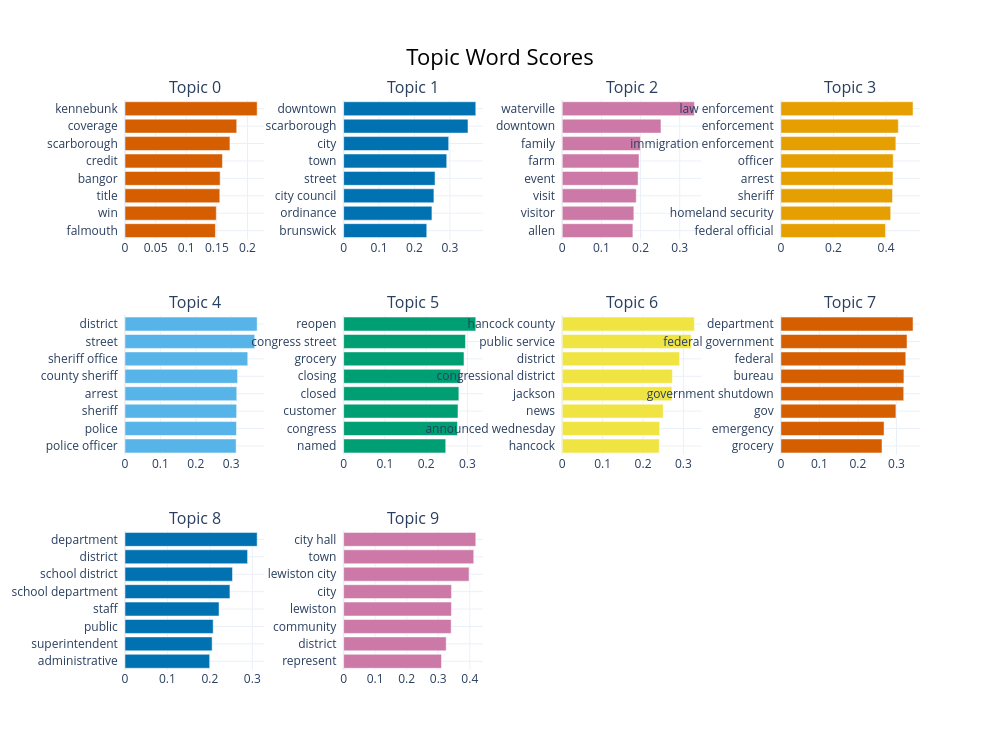

Notebook code for this chart:
### Code cell
# BERTopic visualizations
fig_topics = topic_model.visualize_barchart(top_n_topics=10, n_words=8)
fig_topics.show()

### Figure 1 — Plotly figure (JSON) as saved in the notebook; plotly's stock layout.template omitted (floating-point values rounded to 4 significant figures)
{"data": [{"marker": {"color": "#D55E00"}, "orientation": "h", "type": "bar", "x": [0.1476, 0.1491, 0.1548, 0.1554, 0.1592, 0.1713, 0.1825, 0.2158], "xaxis": "x", "y": ["falmouth  ", "win  ", "title  ", "bangor  ", "credit  ", "scarborough  ", "coverage  ", "kennebunk  "], "yaxis": "y"}, {"marker": {"color": "#0072B2"}, "orientation": "h", "type": "bar", "x": [0.2347, 0.2493, 0.2549, 0.2581, 0.2911, 0.2966, 0.3511, 0.3731], "xaxis": "x2", "y": ["brunswick  ", "ordinance  ", "city council  ", "street  ", "town  ", "city  ", "scarborough  ", "downtown  "], "yaxis": "y2"}, {"marker": {"color": "#CC79A7"}, "orientation": "h", "type": "bar", "x": [0.1804, 0.1829, 0.189, 0.1937, 0.196, 0.1998, 0.2521, 0.3375], "xaxis": "x3", "y": ["allen  ", "visitor  ", "visit  ", "event  ", "farm  ", "family  ", "downtown  ", "waterville  "], "yaxis": "y3"}, {"marker": {"color": "#E69F00"}, "orientation": "h", "type": "bar", "x": [0.3976, 0.4176, 0.4245, 0.4264, 0.4273, 0.4373, 0.4465, 0.5026], "xaxis": "x4", "y": ["federal official  ", "homeland security  ", "sheriff  ", "arrest  ", "officer  ", "immigration enforcement  ", "enforcement  ", "law enforcement  "], "yaxis": "y4"}, {"marker": {"color": "#56B4E9"}, "orientation": "h", "type": "bar", "x": [0.314, 0.315, 0.3155, 0.3158, 0.3181, 0.3469, 0.3665, 0.3735], "xaxis": "x5", "y": ["police officer  ", "police  ", "sheriff  ", "arrest  ", "county sheriff  ", "sheriff office  ", "street  ", "district  "], "yaxis": "y5"}, {"marker": {"color": "#009E73"}, "orientation": "h", "type": "bar", "x": [0.2475, 0.2759, 0.2772, 0.2792, 0.2832, 0.2917, 0.2953, 0.3203], "xaxis": "x6", "y": ["named  ", "congress  ", "customer  ", "closed  ", "closing  ", "grocery  ", "congress street  ", "reopen  "], "yaxis": "y6"}, {"marker": {"color": "#F0E442"}, "orientation": "h", "type": "bar", "x": [0.2402, 0.2413, 0.2499, 0.2716, 0.2726, 0.2906, 0.3191, 0.3272], "xaxis": "x7", "y": ["hancock  ", "announced wednesday  ", "news  ", "jackson  ", "congressional district  ", "district  ", "public service  ", "hancock county  "], "yaxis": "y7"}, {"marker": {"color": "#D55E00"}, "orientation": "h", "type": "bar", "x": [0.2624, 0.2678, 0.2986, 0.3188, 0.3193, 0.3242, 0.3274, 0.343], "xaxis": "x8", "y": ["grocery  ", "emergency  ", "gov  ", "government shutdown  ", "bureau  ", "federal  ", "federal government  ", "department  "], "yaxis": "y8"}, {"marker": {"color": "#0072B2"}, "orientation": "h", "type": "bar", "x": [0.1995, 0.2054, 0.2079, 0.2217, 0.2473, 0.2533, 0.2889, 0.3115], "xaxis": "x9", "y": ["administrative  ", "superintendent  ", "public  ", "staff  ", "school department  ", "school district  ", "district  ", "department  "], "yaxis": "y9"}, {"marker": {"color": "#CC79A7"}, "orientation": "h", "type": "bar", "x": [0.3103, 0.3251, 0.3409, 0.3417, 0.342, 0.3976, 0.4125, 0.419], "xaxis": "x10", "y": ["represent  ", "district  ", "community  ", "lewiston  ", "city  ", "lewiston city  ", "town  ", "city hall  "], "yaxis": "y10"}], "layout": {"annotations": [{"font": {"size": 16}, "showarrow": false, "text": "Topic 0", "x": 0.0875, "xanchor": "center", "xref": "paper", "y": 1, "yanchor": "bottom", "yref": "paper"}, {"font": {"size": 16}, "showarrow": false, "text": "Topic 1", "x": 0.3625, "xanchor": "center", "xref": "paper", "y": 1, "yanchor": "bottom", "yref": "paper"}, {"font": {"size": 16}, "showarrow": false, "text": "Topic 2", "x": 0.6375, "xanchor": "center", "xref": "paper", "y": 1, "yanchor": "bottom", "yref": "paper"}, {"font": {"size": 16}, "showarrow": false, "text": "Topic 3", "x": 0.9125, "xanchor": "center", "xref": "paper", "y": 1, "yanchor": "bottom", "yref": "paper"}, {"font": {"size": 16}, "showarrow": false, "text": "Topic 4", "x": 0.0875, "xanchor": "center", "xref": "paper", "y": 0.6222, "yanchor": "bottom", "yref": "paper"}, {"font": {"size": 16}, "showarrow": false, "text": "Topic 5", "x": 0.3625, "xanchor": "center", "xref": "paper", "y": 0.6222, "yanchor": "bottom", "yref": "paper"}, {"font": {"size": 16}, "showarrow": false, "text": "Topic 6", "x": 0.6375, "xanchor": "center", "xref": "paper", "y": 0.6222, "yanchor": "bottom", "yref": "paper"}, {"font": {"size": 16}, "showarrow": false, "text": "Topic 7", "x": 0.9125, "xanchor": "center", "xref": "paper", "y": 0.6222, "yanchor": "bottom", "yref": "paper"}, {"font": {"size": 16}, "showarrow": false, "text": "Topic 8", "x": 0.0875, "xanchor": "center", "xref": "paper", "y": 0.2444, "yanchor": "bottom", "yref": "paper"}, {"font": {"size": 16}, "showarrow": false, "text": "Topic 9", "x": 0.3625, "xanchor": "center", "xref": "paper", "y": 0.2444, "yanchor": "bottom", "yref": "paper"}], "height": 750, "hoverlabel": {"bgcolor": "white", "font": {"family": "Rockwell", "size": 16}}, "showlegend": false, "title": {"font": {"color": "Black", "size": 22}, "text": "Topic Word Scores", "x": 0.5, "xanchor": "center", "yanchor": "top"}, "width": 1000, "xaxis": {"anchor": "y", "domain": [0, 0.175], "showgrid": true}, "xaxis10": {"anchor": "y10", "domain": [0.275, 0.45], "showgrid": true}, "xaxis11": {"anchor": "y11", "domain": [0.55, 0.725], "showgrid": true}, "xaxis12": {"anchor": "y12", "domain": [0.825, 1], "showgrid": true}, "xaxis2": {"anchor": "y2", "domain": [0.275, 0.45], "showgrid": true}, "xaxis3": {"anchor": "y3", "domain": [0.55, 0.725], "showgrid": true}, "xaxis4": {"anchor": "y4", "domain": [0.825, 1], "showgrid": true}, "xaxis5": {"anchor": "y5", "domain": [0, 0.175], "showgrid": true}, "xaxis6": {"anchor": "y6", "domain": [0.275, 0.45], "showgrid": true}, "xaxis7": {"anchor": "y7", "domain": [0.55, 0.725], "showgrid": true}, "xaxis8": {"anchor": "y8", "domain": [0.825, 1], "showgrid": true}, "xaxis9": {"anchor": "y9", "domain": [0, 0.175], "showgrid": true}, "yaxis": {"anchor": "x", "domain": [0.7556, 1], "showgrid": true}, "yaxis10": {"anchor": "x10", "domain": [0, 0.2444], "showgrid": true}, "yaxis11": {"anchor": "x11", "domain": [0, 0.2444], "showgrid": true}, "yaxis12": {"anchor": "x12", "domain": [0, 0.2444], "showgrid": true}, "yaxis2": {"anchor": "x2", "domain": [0.7556, 1], "showgrid": true}, "yaxis3": {"anchor": "x3", "domain": [0.7556, 1], "showgrid": true}, "yaxis4": {"anchor": "x4", "domain": [0.7556, 1], "showgrid": true}, "yaxis5": {"anchor": "x5", "domain": [0.3778, 0.6222], "showgrid": true}, "yaxis6": {"anchor": "x6", "domain": [0.3778, 0.6222], "showgrid": true}, "yaxis7": {"anchor": "x7", "domain": [0.3778, 0.6222], "showgrid": true}, "yaxis8": {"anchor": "x8", "domain": [0.3778, 0.6222], "showgrid": true}, "yaxis9": {"anchor": "x9", "domain": [0, 0.2444], "showgrid": true}}}
